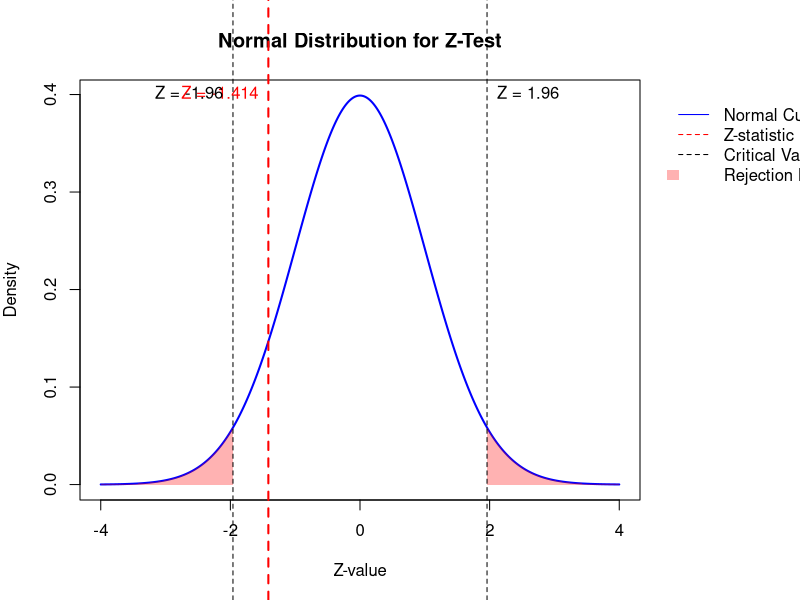

Write R code to recreate this figure.
claimed_mean <- 1200
sample_mean <- 1180
std_dev <- 100
sample_size <- 50
alpha <- 0.05

z_stat <- (sample_mean -claimed_mean)/(std_dev /sqrt (sample_size))
print((z_stat))

z_critical <- qnorm(1-alpha/2)
print(z_critical)

p_value <- 2*pnorm(-abs(z_stat))
print(p_value)

cat("Z-statistics:", z_stat, "/n")
cat("Critical Z-value (two tailed):", z_critical, "/n")
cat("P-value:", p_value, "/n")

if(abs(z_stat)>z_critical){
  cat("Reject the nul hypothesis at alpha=", alpha, "/n")
} else{
  cat("Fail to reject the nul hypothesis at alpha= ", alpha, "/n")
}

# R program to plot the normal distribution curve for the Z-test (Light Bulb Lifespan)

z_stat <- -1.414; alpha <- 0.05; z_critical <- qnorm(1 - alpha/2)
z_values <- seq(-4, 4, length=1000); y_values <- dnorm(z_values)

par(mar=c(5, 4, 4, 8), xpd=TRUE)
plot(z_values, y_values, type="l", col="blue", lwd=2, main="Normal Distribution for Z-Test", xlab="Z-value", ylab="Density")
abline(v=z_stat, col="red", lty=2, lwd=2); text(z_stat, 0.4, paste("Z =", round(z_stat, 3)), col="red", pos=2)
polygon(c(-4, z_values[z_values <= -z_critical], -z_critical), c(0, dnorm(z_values[z_values <= -z_critical]), 0), col=rgb(1,0,0,0.3), border=NA)
polygon(c(z_critical, z_values[z_values >= z_critical], 4), c(0, dnorm(z_values[z_values >= z_critical]), 0), col=rgb(1,0,0,0.3), border=NA)
abline(v=c(-z_critical, z_critical), col="black", lty=2)
text(-z_critical, 0.4, paste("Z =", -round(z_critical, 2)), pos=2); text(z_critical, 0.4, paste("Z =", round(z_critical, 2)), pos=4)
legend(4.5, 0.4, legend=c("Normal Curve", "Z-statistic", "Critical Values", "Rejection Region"), col=c("blue", "red", "black", rgb(1,0,0,0.3)), lty=c(1, 2, 2, NA), fill=c(NA, NA, NA, rgb(1,0,0,0.3)), border=NA, bty="n")


